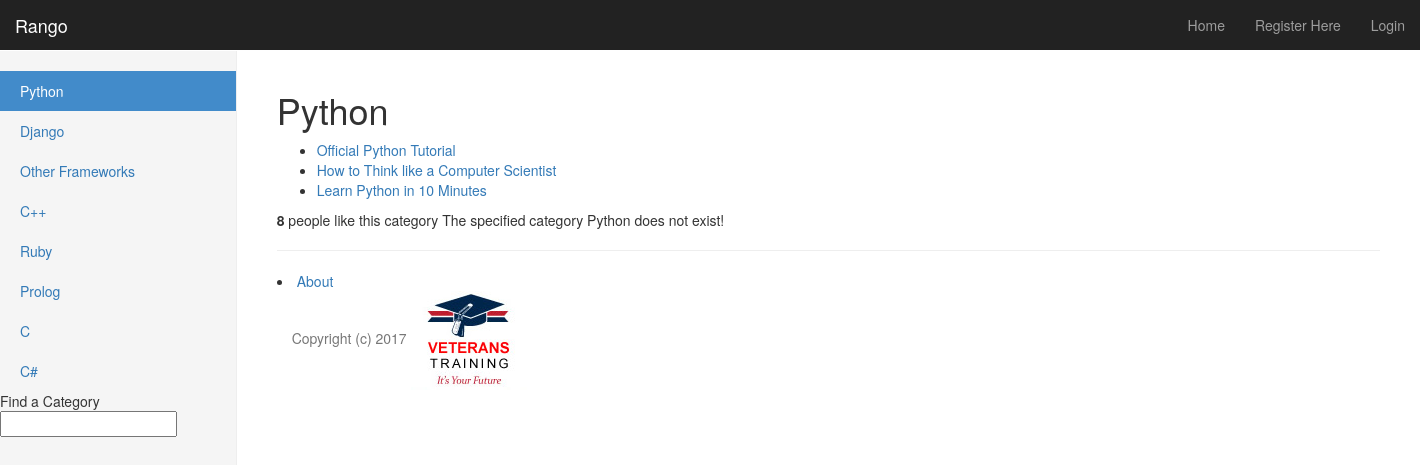
/rango/category/python/, run on the app's committed database.
### rango/models.py (models this page shows, shortened)
class Category(models.Model):
    name = models.CharField(max_length=128, unique=True)
    view = models.IntegerField(default=0)
    likes = models.IntegerField(default=0)
    slug = models.SlugField()

class Page(models.Model):
    category = models.ForeignKey(Category)
    title = models.CharField(max_length=128)
    url = models.URLField()
    views = models.IntegerField(default=0)

### rango/views.py (the view)
# urls.py: url(r'^category/(?P<category_name_slug>[\w\-]+)/$', views.category, name='category'),
def category(request, category_name_slug):
    context_dict = {}
    try:
        category = Category.objects.get(slug=category_name_slug)
        context_dict['category_name'] = category.name
        pages = Page.objects.filter(category=category)
        context_dict['pages'] = pages
        context_dict['category'] = category
        context_dict['slug'] = category_name_slug
    except Category.DoesNotExist:
        pass
    return render(request, 'rango/category.html', context_dict)

### rango/templatetags/rango_extras.py (called while the page is built)
@register.inclusion_tag('rango/cats.html')
def get_category_list(cat=None):
    return {'cats': Category.objects.all(), 'act_cat': cat}

### templates/rango/category.html (shortened to what this page needs)
{% extends 'rango/base.html' %}
{% load staticfiles %}
{% block body_block %}
	 <h1>{{ category_name }}</h1>
     {% if category %}
	 	{% if pages %}
         	<ul>
                {% for page in pages %}
                <li><a href="{{ page.url }}">{{ page.title }}</a></li>
                {% endfor %}
            </ul>
        {% else %}
        	<strong>No pages currently in category.</strong>
        {% endif %}
		<p>
			<strong id="like_count">{{ category.likes }}</strong> people like this category
		    {% if user.is_authenticated %}
		        <button id="likes" data-catid="{{category.id}}" class="btn btn-primary" type="button">
			        <span class="glyphicon glyphicon-thumbs-up"></span>
			        Like
		        </button>
		        <p>
					<a href="{% url 'add_page' slug %}">Add a Page</a>
				</p>
		    {% else %}
		    	The specified category {{ category_name }} does not exist!
	        {% endif %}
	   </p>
	{% endif %}
{% endblock %}

### templates/rango/cats.html
{% if cats %}
    <ul class="nav nav-sidebar">
    {% for c in cats %}
    	{% if c == act_cat %}
    		<li  class="active">
    	{% else  %}
    		<li>
    	{% endif %}
        <a href="{% url 'category'  c.slug %}">{{ c.name }}</a></li>
    {% endfor %}
{% else %}
    <li> <strong >There are no category present.</strong></li>
    </ul>
{% endif %}

### data on the page
Category: name "Python", likes "8"
Category: name "Django"
Category: name "Other Frameworks"
Category: name "C++"
Category: name "Ruby"
Category: name "Prolog"
Category: name "C"
Category: name "C#"
Page: title "Official Python Tutorial"
Page: title "How to Think like a Computer Scientist"
Page: title "Learn Python in 10 Minutes"
